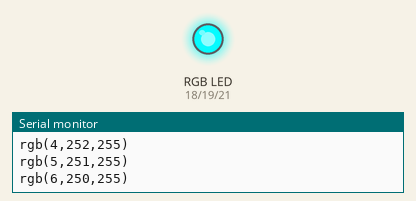
Recording of a program running on a simulated ESP32. Parts: an RGB LED mixed from three pins (HIGH = lit), the last lines printed to the serial monitor.

Above: at 0.15 s.
At 4.97 s:
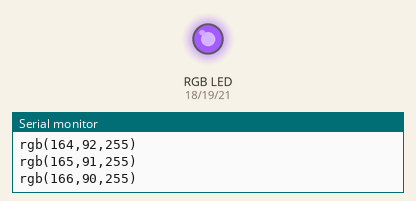
At 9.79 s:
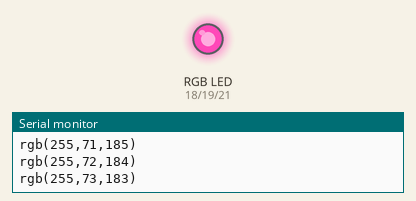
At 19.74 s:
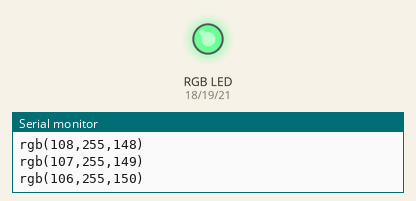
At 29.68 s:
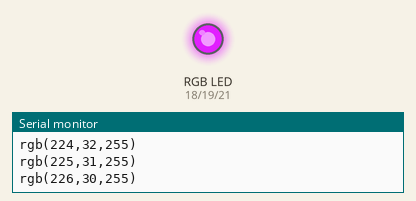
At 39.63 s:
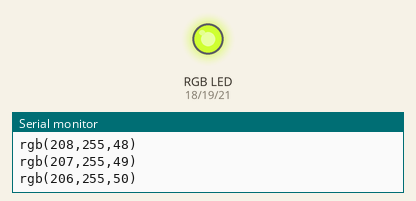
Timing chart, 0 to 40.0 s (numbered marks = the images above):
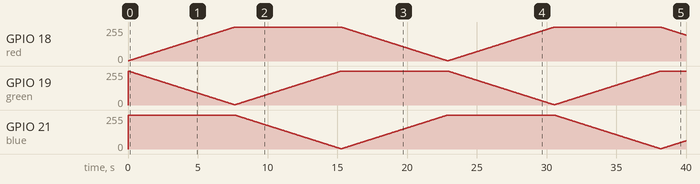

The program:

main.cpp
```cpp
#include <Arduino.h>
#include <analogWrite.h> //external library defined in platformio.ini

int red = 18;
int blue = 21;
int green = 19;
int blue_value = 255;
int green_value = 255;
int red_value = 255;

void setup() {
    pinMode(red, OUTPUT);
    pinMode(green, OUTPUT);
    pinMode(blue, OUTPUT);
    Serial.begin(9600);
    red_value = 1;  // start fade with red
}

void loop() {
    analogWrite(red, red_value);
    analogWrite(green, green_value);
    analogWrite(blue, blue_value);

    if (red_value < 255 && blue_value == 255) {
        red_value++;
        green_value--;
    }
    if (green_value < 255 && red_value == 255) {
        green_value++;
        blue_value--;
    }
    if (blue_value < 255 && green_value == 255) {
        red_value--;
        blue_value++;
    }
    Serial.printf("rgb(%d,%d,%d)\n", red_value, green_value, blue_value);

    delay(30);
}
```
